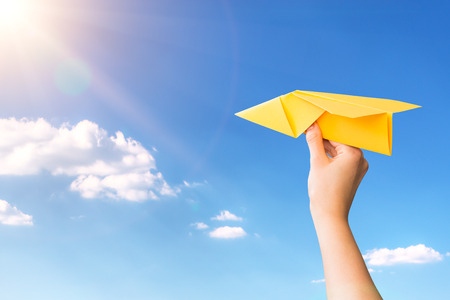
%> input picture image.jpg, 450 x 300 px
$ octave qqqq.m   (GNU Octave 9; MATLAB toolbox functions it lacks are replaced by stand-ins)
%> lines starting %> are read from the running program, lines starting %| are printed output that depends on the picture
img=imread('image.jpg');
%> img is the input picture: size 300x450x3 uint8; mean R, G, B 148.9, 182.7, 216.3
R=img(:,:,1);
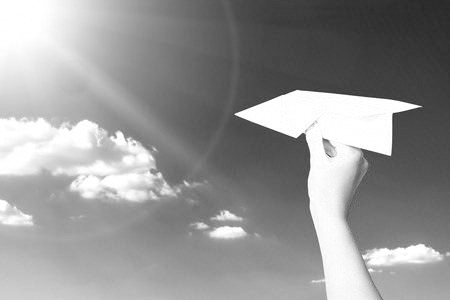
%> R: size 300x450 uint8; min 40, max 255, mean 148.9
G=img(:,:,2);
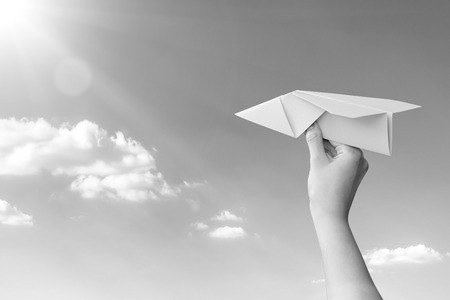
%> G: size 300x450 uint8; min 18, max 255, mean 182.7
B=img(:,:,3);
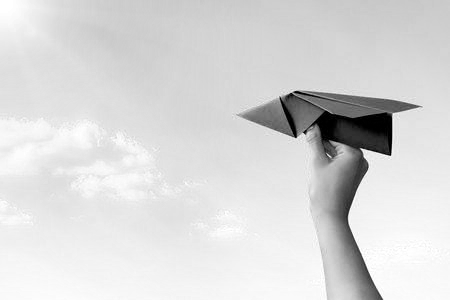
%> B: size 300x450 uint8; min 0, max 255, mean 216.3
w=(R/3+G/3+B/3);
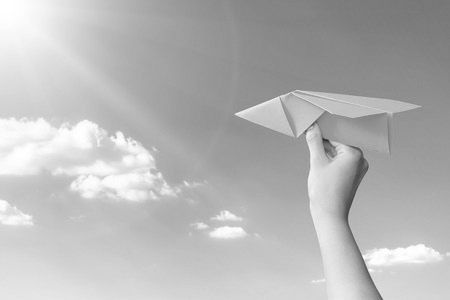
%> w: size 300x450 uint8; min 42, max 255, mean 182.7
imshow(w);
subplot(1,2,1), imshow(w),title('B&W');
subplot(1,2,2),imshow(img),title('RGB');

$ run again, with test3.jpg copied over image.jpg
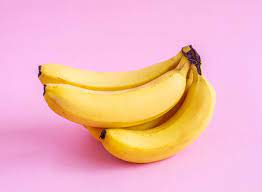
%> input picture test3.jpg, 262 x 192 px
%> img is the input picture: size 192x262x3 uint8; mean R, G, B 243, 184.5, 189.2
%> `G=img(:,:,2);`:
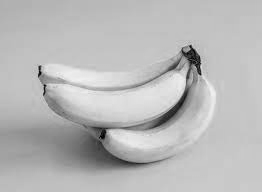
%> G: size 192x262 uint8; min 0, max 242, mean 184.5
%> `w=(R/3+G/3+B/3);`:
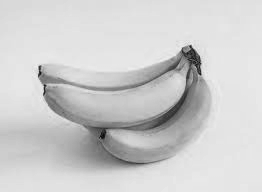
%> w: size 192x262 uint8; min 10, max 239, mean 205.5
